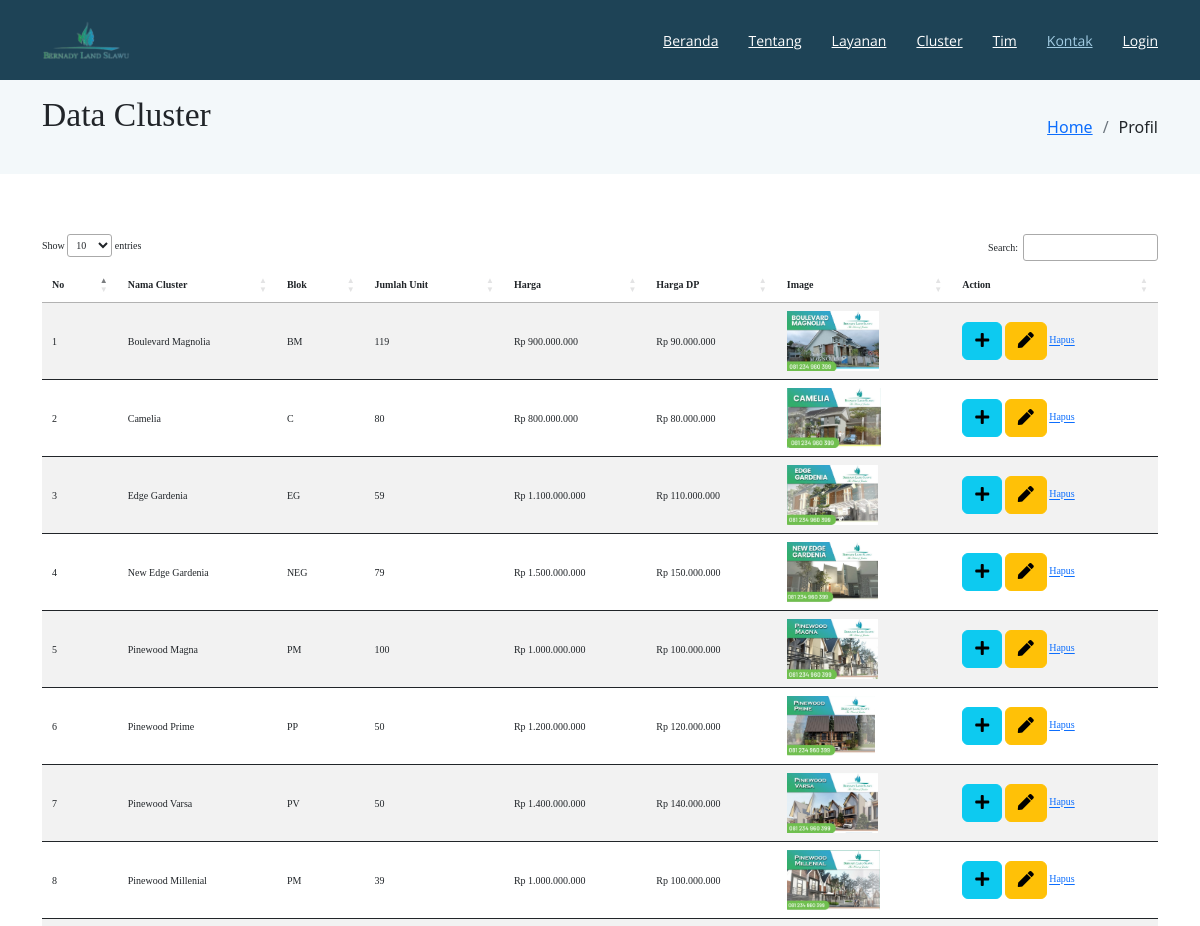
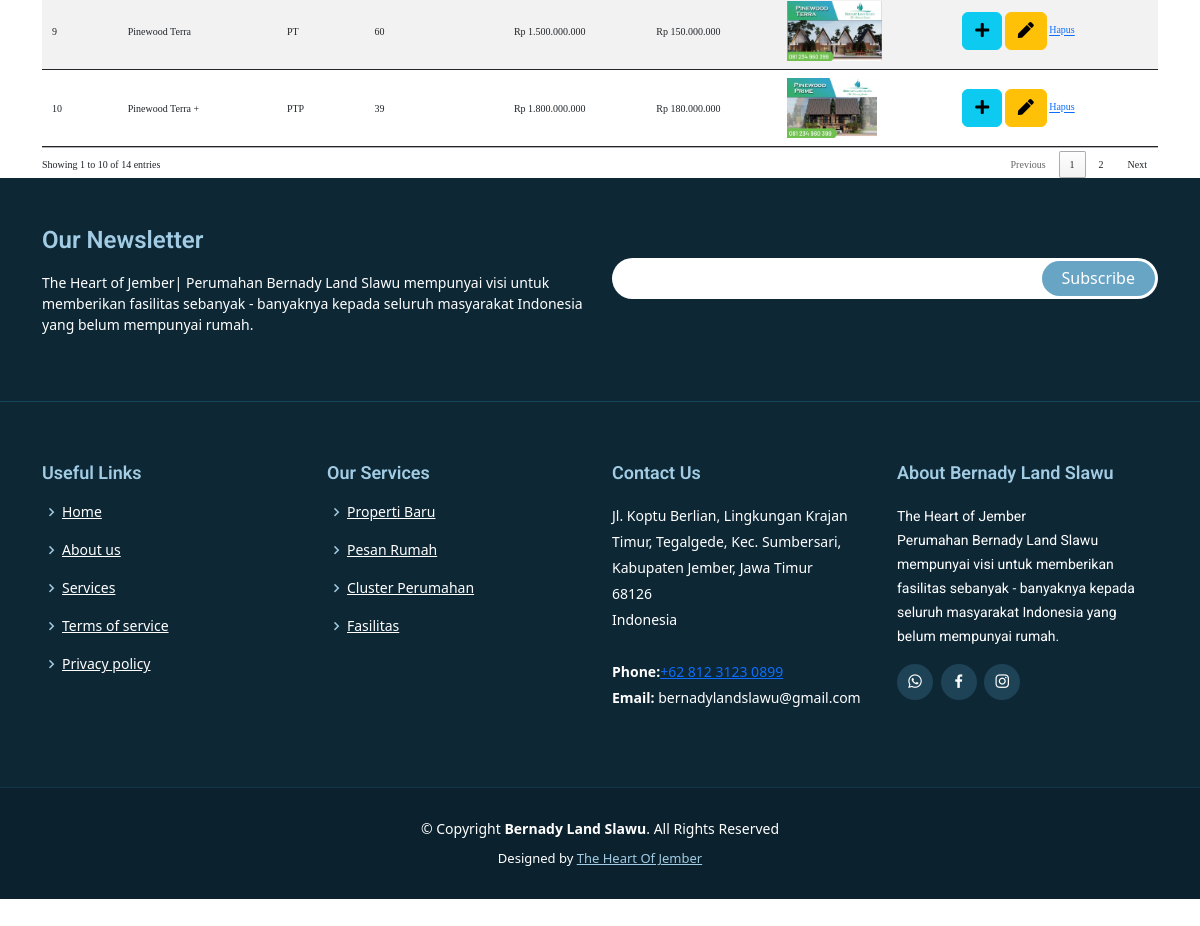
The app's page /cluster.php with its own data (2 pictures, top to bottom).
### tables this page shows
CREATE TABLE `cluster` (
  `id_cluster` int(11) NOT NULL,
  `foto_cluster` varchar(100) NOT NULL,
  `nama_cluster` varchar(100) NOT NULL,
  `blok` varchar(100) NOT NULL,
  `jumlah_unit` int(100) NOT NULL,
  `harga` varchar(100) NOT NULL,
  `harga_dp` varchar(100) NOT NULL,
  `filter` varchar(11) NOT NULL,
  `jenis_cluster` varchar(50) NOT NULL
);

### cluster.php (the view, shortened to what this page needs)
<!DOCTYPE html>
<html lang="en">
<head>
  <link href="vendor/animate.css/animate.min.css" rel="stylesheet">
  <link href="vendor/aos/aos.css" rel="stylesheet">
  <link href="vendor/bootstrap/css/bootstrap.min.css" rel="stylesheet">
  <link href="vendor/bootstrap-icons/bootstrap-icons.css" rel="stylesheet">
  <link href="vendor/boxicons/css/boxicons.min.css" rel="stylesheet">
  <link href="vendor/glightbox/css/glightbox.min.css" rel="stylesheet">
  <link href="vendor/swiper/swiper-bundle.min.css" rel="stylesheet">
  <link href="css/style.css" rel="stylesheet">
  <link rel="stylesheet" href="https://cdn.datatables.net/1.13.1/css/jquery.dataTables.min.css">
  <link rel="stylesheet" href="https://cdnjs.cloudflare.com/ajax/libs/twitter-bootstrap/5.2.0/css/bootstrap.min.css">
  <link rel="stylesheet" href="https://cdn.datatables.net/1.13.1/css/dataTables.bootstrap5.min.css">
  <link href="https://cdnjs.cloudflare.com/ajax/libs/font-awesome/6.2.1/css/all.min.css" rel="stylesheet">
  <link href="vendor/all.min.css" rel="stylesheet" type="text/css">
</head>
<body>
  <header id="header" class="fixed-top d-flex align-items-center ">
    <div class="container d-flex justify-content-between align-items-center">
      <div class="logo">
        <a href="index-admin.php"><img src="img/logo-bernady.png" alt="" class="img-fluid"></a>
      </div>
      <nav id="navbar" class="navbar">
        <ul>
          <li><a class="" href="index-admin.php">Beranda</a></li>
          <li><a href="about-admin.php">Tentang</a></li>
          <li><a href="services-admin.php">Layanan</a></li>
          <li><a href="portfolio-admin.php">Cluster</a></li>
          <li><a href="team-admin.php">Tim</a></li>
          <li><a class="active" href="contact-admin.php">Kontak</a></li>
          <?php
          if($userName = $_SESSION['name']){
            echo "
            <div class='dropdown' style='margin-right:50px;'><a href='#'> $userName </a>
            <ul>
            <li> <a href='profile-user.php'>Profil</a></li>
            <li> <a href='list-pemesanan-admin.php'>Pemesanan Rumah</a></li>
            <li> <a href='pembayaran-admin.php'>Pembayaran</a></li>
            <li data-bs-toggle='modal' data-bs-target='#modalLogout'> <a href='javascript:void(0)'>Logout</a></li>
            </ul>
          </div>
            ";
          }else{
            echo "
            <li><a href='login.php'>Login</a></li>
            ";
          }
          ?>
        </ul>
      </nav>
    </div>
  </header>
  <main id="main">
    <section class="breadcrumbs">
      <div class="container">
        <div class="d-flex justify-content-between align-items-center">
          <h2><blockquote>Data Cluster</blockquote></h2>
          <ol>
            <li><a href="index-admin.php">Home</a></li>
            <li>Profil</li>
          </ol>
        </div>
      </div>
    </section>
    <section class="contact" data-aos="fade-up" data-aos-easing="ease-in-out" data-aos-duration="500">
      <div  class="container">
      <table id="example" class="table table-striped" style="width:100%">
      <thead>
                <tr>
                    <th>No</th>
                    <th>Nama Cluster</th>
                    <th>Blok</th>
                    <th>Jumlah Unit</th>
                    <th>Harga</th>
                    <th>Harga DP</th>
                    <th>Image</th>
                    <th>Action</th>
                </tr>
            </thead>
            <tbody>
                <?php
                 include 'koneksi.php';
                 $no = 1;
                 $cluster = mysqli_query($koneksi, "SELECT * FROM cluster");
                 while ($row = mysqli_fetch_array($cluster)) {
                    $nama_cluster = $row['nama_cluster'];
                    $blok = $row['blok'];
                    $jumlah_unit = $row['jumlah_unit'];
                    $harga = $row['harga'];
                    $hargaDp = $row['harga_dp'];
                ?>
                 <tr>
                 <td><?php echo $no++ ?></td>
                        <td><?php echo $nama_cluster ?></td>
                        <td><?php echo $blok ?></td>
                        <td><?php echo $jumlah_unit ?></td>
                        <td><?php echo $harga ?></td>
                        <td><?php echo $hargaDp?></td>
                        <td><img src="img/images_cluster/<?php echo $row['foto_cluster']; ?>"  height="60px"></td>
                        <td>
                        <a href="tambah-spesifikasi.php" class="btn btn-info btn-circle <?php echo $dis; ?>"><i class="fa fa-plus"></i></a >
                        <a href="form-edit-cluster.php?id=<?php echo $row['id_cluster']; ?>" class="btn btn-warning btn-circle <?php echo $dis; ?>"><i class="fa fa-pen"></i></a >
                        <a href="javascript:del(<?php echo $row['id_cluster'];?>)">Hapus</a></td>
                 </tr>
                 <?php
                }
                ?>
            </tbody>
          </table>
    </div>
  <footer id="footer" data-aos="fade-up" data-aos-easing="ease-in-out" data-aos-duration="500">
    <div class="footer-newsletter">
      <div class="container">
        <div class="row">
          <div class="col-lg-6">
            <h4>Our Newsletter</h4>
            <p>The Heart of Jember| Perumahan Bernady Land Slawu mempunyai visi untuk memberikan fasilitas sebanyak - banyaknya kepada seluruh masyarakat Indonesia yang belum mempunyai rumah.</p>
          </div>
          <div class="col-lg-6">
            <form action="" method="post">
              <input type="email" name="email"><input type="submit" value="Subscribe">
            </form>
          </div>
        </div>
      </div>
    </div>
    <div class="footer-top">
      <div class="container">
        <div class="row">
          <div class="col-lg-3 col-md-6 footer-links">
            <h4>Useful Links</h4>
            <ul>
              <li><i class="bx bx-chevron-right"></i> <a href="index-admin.php">Home</a></li>
              <li><i class="bx bx-chevron-right"></i> <a href="about-admin.php">About us</a></li>
              <li><i class="bx bx-chevron-right"></i> <a href="services-admin.php">Services</a></li>
              <li><i class="bx bx-chevron-right"></i> <a href="#">Terms of service</a></li>
              <li><i class="bx bx-chevron-right"></i> <a href="#">Privacy policy</a></li>
            </ul>
          </div>
          <div class="col-lg-3 col-md-6 footer-links">
            <h4>Our Services</h4>
            <ul>
              <li><i class="bx bx-chevron-right"></i> <a href="services-admin.php">Properti Baru</a></li>
              <li><i class="bx bx-chevron-right"></i> <a href="pemesanan-admin.php">Pesan Rumah</a></li>
              <li><i class="bx bx-chevron-right"></i> <a href="portfolio-admin.php">Cluster Perumahan</a></li>
              <li><i class="bx bx-chevron-right"></i> <a href="services-admin.php">Fasilitas</a></li>
            </ul>
          </div>
          <div class="col-lg-3 col-md-6 footer-contact">
            <h4>Contact Us</h4>
            <p>
              Jl. Koptu Berlian, Lingkungan Krajan Timur, Tegalgede, Kec. Sumbersari, Kabupaten Jember, Jawa Timur <br>
              68126<br>
              Indonesia <br><br>
              <strong>Phone:</strong><a href="https://wa.me/+6281231230899">+62 812 3123 0899</a><br>
              <strong>Email:</strong> bernadylandslawu@gmail.com<br>
            </p>
          </div>
          <div class="col-lg-3 col-md-6 footer-info">
            <h3>About Bernady Land Slawu</h3>
            <p>The Heart of Jember</p>
            <p>Perumahan Bernady Land Slawu mempunyai visi untuk memberikan fasilitas sebanyak - banyaknya kepada seluruh masyarakat Indonesia yang belum mempunyai rumah.</p>
            <div class="social-links mt-3">
              <a href="https://wa.me/6281231230899" class="whatsapp"><i class="bx bxl-whatsapp"></i></a>
              <a href="https://m.facebook.com/people/Bernady-Land-Slawu/100067127194394/" class="facebook"><i class="bx bxl-facebook"></i></a>
              <a href="https://instagram.com/bernadylandslawu?igshid=YTY2NzY3YTc=" class="instagram"><i class="bx bxl-instagram"></i></a>
            </div>
          </div>
        </div>
      </div>
    </div>
    <div class="container">
      <div class="copyright">
        &copy; Copyright <strong><span>Bernady Land Slawu</span></strong>. All Rights Reserved
      </div>
      <div class="credits">
        Designed by <a href="https://bootstrapmade.com/">The Heart Of Jember</a>
      </div>
    </div>
  </footer>
</body>
</html>

### css/style.css (style rules this page uses)
body { font-family: "Open Sans", sans-serif; color: #444; }
a { color: #4fa6d5; text-decoration: none; }
h1, h2, h3, h4, h5, h6, .font-primary { font-family: "Roboto", sans-serif; }
#header { height: 80px; transition: all 0.5s; z-index: 997; transition: all 0.5s; background: #1e4356; }
#header .logo img { padding: 0; margin: 0; max-height: 40px; }
#main { margin-top: 80px; }
.navbar { padding: 0; }
.navbar ul { margin: 0; padding: 0; display: flex; list-style: none; align-items: center; }
.navbar li { position: relative; }
.navbar a, .navbar a:focus { display: flex; align-items: center; justify-content: space-between; padding: 10px 0 10px 30px; font-family: "Open Sans", sans-serif; font-size: 14px; color: #fff; white-space: nowrap; transition: 0.3s; }
.navbar a:hover, .navbar .active, .navbar .active:focus, .navbar li:hover>a { color: #a2cce3; }
section { padding: 60px 0; }
.breadcrumbs { padding: 15px 0; background-color: #f3f8fa; min-height: 40px; }
.breadcrumbs h2 { font-size: 28px; font-weight: 300; }
.breadcrumbs ol { display: flex; flex-wrap: wrap; list-style: none; padding: 0; margin: 0; }
.breadcrumbs ol li+li { padding-left: 10px; }
.breadcrumbs ol li+li::before { display: inline-block; padding-right: 10px; color: #6c757d; content: "/"; }
.contact { padding-bottom: 30px; }
#footer { background: #0b212d; padding: 0 0 30px 0; color: #fff; font-size: 14px; }
#footer .footer-newsletter { padding: 50px 0; background: #0d2735; }
#footer .footer-newsletter h4 { font-size: 24px; margin: 0 0 20px 0; padding: 0; line-height: 1; font-weight: 600; color: #a2cce3; }
#footer .footer-newsletter form { margin-top: 30px; background: #fff; padding: 6px 10px; position: relative; border-radius: 50px; }
#footer .footer-newsletter form input[type=email] { border: 0; padding: 4px; width: calc(100% - 100px); }
#footer .footer-newsletter form input[type=submit] { position: absolute; top: 0; right: 0; bottom: 0; border: 0; background: none; font-size: 16px; padding: 0 20px; margin: 3px; background: #68A4C4; color: #fff; transition: 0.3s; border-radius: 50px; }
#footer .footer-top { background: #0d2735; border-top: 1px solid #17455e; border-bottom: 1px solid #123649; padding: 60px 0 30px 0; }
#footer .footer-top .footer-info { margin-bottom: 30px; }
#footer .footer-top .footer-info h3 { font-size: 18px; margin: 0 0 20px 0; padding: 2px 0 2px 0; line-height: 1; color: #a2cce3; font-weight: 600; }
#footer .footer-top .footer-info p { font-size: 14px; line-height: 24px; margin-bottom: 0; font-family: "Roboto", sans-serif; color: #fff; }
#footer .footer-top .social-links a { font-size: 18px; display: inline-block; background: #1e4356; color: #fff; line-height: 1; padding: 8px 0; margin-right: 4px; border-radius: 50%; text-align: center; width: 36px; height: 36px; transition: 0.3s; }
#footer .footer-top h4 { font-size: 18px; font-weight: 600; color: #a2cce3; position: relative; padding-bottom: 12px; }
#footer .footer-top .footer-links { margin-bottom: 30px; }
#footer .footer-top .footer-links ul { list-style: none; padding: 0; margin: 0; }
#footer .footer-top .footer-links ul i { padding-right: 2px; color: #a2cce3; font-size: 18px; line-height: 1; }
#footer .footer-top .footer-links ul li { padding: 10px 0; display: flex; align-items: center; }
#footer .footer-top .footer-links ul li:first-child { padding-top: 0; }
#footer .footer-top .footer-links ul a { color: #fff; transition: 0.3s; display: inline-block; line-height: 1; }
#footer .footer-top .footer-contact { margin-bottom: 30px; }
#footer .footer-top .footer-contact p { line-height: 26px; }
#footer .copyright { text-align: center; padding-top: 30px; }
#footer .credits { padding-top: 10px; text-align: center; font-size: 13px; color: #fff; }
#footer .credits a { color: #a2cce3; }
body { margin: 0; padding: 0; background-color: #ffffff; }

### cluster.php (style rules this page uses)
blockquote { font-family: 'Times New Roman', Times, serif; font-size: larger; }

### records on screen
cluster: nama_cluster "Boulevard Magnolia", blok "BM", jumlah_unit "119", harga "Rp 900.000.000", harga_dp "Rp 90.000.000", foto_cluster (picture)
cluster: nama_cluster "Camelia", blok "C", jumlah_unit "80", harga "Rp 800.000.000", harga_dp "Rp 80.000.000", foto_cluster (picture)
cluster: nama_cluster "Edge Gardenia", blok "EG", jumlah_unit "59", harga "Rp 1.100.000.000", harga_dp "Rp 110.000.000", foto_cluster (picture)
cluster: nama_cluster "New Edge Gardenia", blok "NEG", jumlah_unit "79", harga "Rp 1.500.000.000", harga_dp "Rp 150.000.000", foto_cluster (picture)
cluster: nama_cluster "Pinewood Magna", blok "PM", jumlah_unit "100", harga "Rp 1.000.000.000", harga_dp "Rp 100.000.000", foto_cluster (picture)
cluster: nama_cluster "Pinewood Prime", blok "PP", jumlah_unit "50", harga "Rp 1.200.000.000", harga_dp "Rp 120.000.000", foto_cluster (picture)
cluster: nama_cluster "Pinewood Varsa", blok "PV", jumlah_unit "50", harga "Rp 1.400.000.000", harga_dp "Rp 140.000.000", foto_cluster (picture)
cluster: nama_cluster "Pinewood Millenial", blok "PM", jumlah_unit "39", harga "Rp 1.000.000.000", harga_dp "Rp 100.000.000", foto_cluster (picture)
cluster: nama_cluster "Pinewood Terra", blok "PT", jumlah_unit "60", harga "Rp 1.500.000.000", harga_dp "Rp 150.000.000", foto_cluster (picture)
cluster: nama_cluster "Pinewood Terra +", blok "PTP", jumlah_unit "39", harga "Rp 1.800.000.000", harga_dp "Rp 180.000.000", foto_cluster (picture)
